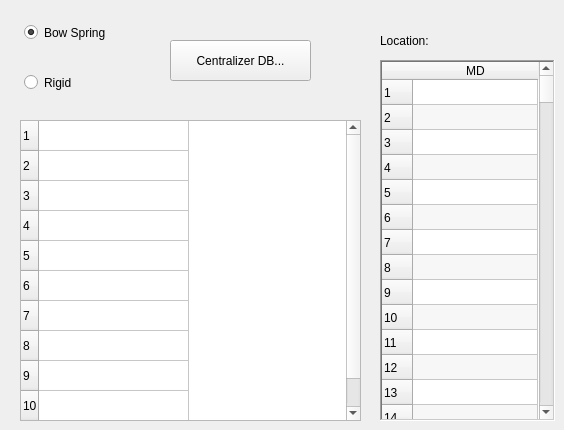
         <widget class="QWidget" name="tab_A">
          <attribute name="title">
           <string>A</string>
          </attribute>
          <widget class="QRadioButton" name="s3BowSpringCentralizer_radioButton_A">
           <property name="geometry">
            <rect>
             <x>24</x>
             <y>20</y>
             <width>109</width>
             <height>25</height>
            </rect>
           </property>
           <property name="text">
            <string>Bow Spring</string>
           </property>
           <property name="checked">
            <bool>true</bool>
           </property>
          </widget>
          <widget class="QRadioButton" name="s3RigidCentralizer_radioButton_A">
           <property name="geometry">
            <rect>
             <x>24</x>
             <y>70</y>
             <width>64</width>
             <height>25</height>
            </rect>
           </property>
           <property name="text">
            <string>Rigid</string>
           </property>
          </widget>
          <widget class="QTableWidget" name="s3CentralizerProperties_tableWidget_A">
           <property name="geometry">
            <rect>
             <x>20</x>
             <y>120</y>
             <width>341</width>
             <height>301</height>
            </rect>
           </property>
           <property name="focusPolicy">
            <enum>Qt::WheelFocus</enum>
           </property>
           <property name="rowCount">
            <number>10</number>
           </property>
           <property name="columnCount">
            <number>1</number>
           </property>
           <attribute name="horizontalHeaderVisible">
            <bool>false</bool>
           </attribute>
           <attribute name="horizontalHeaderDefaultSectionSize">
            <number>150</number>
           </attribute>
           <attribute name="horizontalHeaderMinimumSectionSize">
            <number>120</number>
           </attribute>
           <attribute name="verticalHeaderDefaultSectionSize">
            <number>30</number>
           </attribute>
           <attribute name="verticalHeaderMinimumSectionSize">
            <number>28</number>
           </attribute>
           <row/>
           <row/>
           <row/>
           <row/>
           <row/>
           <row/>
           <row/>
           <row/>
           <row/>
           <row/>
           <column/>
          </widget>
          <widget class="QLabel" name="s3Location_label_A">
           <property name="geometry">
            <rect>
             <x>380</x>
             <y>30</y>
             <width>71</width>
             <height>21</height>
            </rect>
           </property>
           <property name="text">
            <string>Location:</string>
           </property>
          </widget>
          <widget class="QTableWidget" name="s3CentralizerRunningForce_tableWidget_A">
           <property name="enabled">
            <bool>false</bool>
           </property>
           <property name="geometry">
            <rect>
             <x>50</x>
             <y>210</y>
             <width>293</width>
             <height>158</height>
            </rect>
           </property>
           <property name="font">
            <font>
             <pointsize>9</pointsize>
            </font>
           </property>
           <property name="styleSheet">
            <string notr="true"/>
           </property>
           <property name="frameShape">
            <enum>QFrame::WinPanel</enum>
           </property>
           <property name="alternatingRowColors">
            <bool>true</bool>
           </property>
           <property name="rowCount">
            <number>10</number>
           </property>
           <attribute name="horizontalHeaderDefaultSectionSize">
            <number>120</number>
           </attribute>
           <attribute name="horizontalHeaderMinimumSectionSize">
            <number>100</number>
           </attribute>
           <attribute name="verticalHeaderDefaultSectionSize">
            <number>25</number>
           </attribute>
           <row/>
           <row/>
           <row/>
           <row/>
           <row/>
           <row/>
           <row/>
           <row/>
           <row/>
           <row/>
           <column>
            <property name="text">
             <string>Hole ID</string>
            </property>
           </column>
           <column>
            <property name="text">
             <string>Running F.</string>
            </property>
           </column>
          </widget>
          <widget class="QPushButton" name="s3CentralizerDB_pushButton_A">
           <property name="geometry">
            <rect>
             <x>170</x>
             <y>40</y>
             <width>141</width>
             <height>41</height>
            </rect>
           </property>
           <property name="text">
            <string>Centralizer DB...</string>
           </property>
          </widget>
          <widget class="QTableWidget" name="s3CentralizerLocation_tableWidget_A">
           <property name="geometry">
            <rect>
             <x>380</x>
             <y>60</y>
             <width>175</width>
             <height>361</height>
            </rect>
           </property>
           <property name="font">
            <font>
             <pointsize>9</pointsize>
            </font>
           </property>
           <property name="styleSheet">
            <string notr="true"/>
           </property>
           <property name="frameShape">
            <enum>QFrame::WinPanel</enum>
           </property>
           <property name="alternatingRowColors">
            <bool>true</bool>
           </property>
           <property name="rowCount">
            <number>1000</number>
           </property>
           <attribute name="horizontalHeaderDefaultSectionSize">
            <number>125</number>
           </attribute>
           <attribute name="verticalHeaderDefaultSectionSize">
            <number>25</number>
           </attribute>
           <row/>
           <row/>
           <row/>
           <row/>
           <row/>
           <row/>
           <row/>
           <row/>
           <row/>
           <row/>
           <row/>
           <row/>
           <row/>
           <row/>
           <row/>
           <row/>
           <row/>
           <row/>
           <row/>
           <row/>
           <row/>
           <row/>
           <row/>
           <row/>
           <row/>
           <row/>
           <row/>
           <row/>
           <row/>
           <row/>
           <row/>
           <row/>
           <row/>
           <row/>
           <row/>
           <row/>
           <row/>
           <row/>
           <row/>
           <row/>
           <row/>
           <row/>
           <row/>
           <row/>
           <row/>
           <row/>
           <row/>
           <row/>
           <row/>
           <row/>
           <row/>
           <row/>
           <row/>
           <row/>
           <row/>
           <row/>
           <row/>
           <row/>
           <row/>
           <row/>
           <row/>
           <row/>
           <row/>
           <row/>
           <row/>
           <row/>
           <row/>
           <row/>
           <row/>
           <row/>
           <row/>
           <row/>
           <row/>
           <row/>
           <row/>
           <row/>
           <row/>
           <row/>
           <row/>
           <row/>
           <row/>
           <row/>
           <row/>
           <row/>
           <row/>
           <row/>
           <row/>
           <row/>
           <row/>
           <row/>
           <row/>
           <row/>
           <row/>
           <row/>
           <row/>
           <row/>
           <row/>
           <row/>
           <row/>
           <row/>
           <row/>
           <row/>
           <row/>
           <row/>
           <row/>
           <row/>
           <row/>
           <row/>
           <row/>
           <row/>
           <row/>
           <row/>
           <row/>
           <row/>
           <row/>
           <row/>
           <row/>
           <row/>
           <row/>
           <row/>
           <row/>
           <row/>
           <row/>
           <row/>
           <row/>
           <row/>
           <row/>
           <row/>
           <row/>
           <row/>
           <row/>
           <row/>
           <row/>
           <row/>
           <row/>
           <row/>
           <row/>
           <row/>
           <row/>
           <row/>
           <row/>
           <row/>
           <row/>
           <row/>
           <row/>
           <row/>
           <row/>
           <row/>
           <row/>
           <row/>
           <row/>
           <row/>
           <row/>
           <row/>
           <row/>
           <row/>
           <row/>
           <row/>
           <row/>
           <row/>
           <row/>
           <row/>
           <row/>
           <row/>
           <row/>
           <row/>
           <row/>
           <row/>
           <row/>
           <row/>
           <row/>
           <row/>
           <row/>
           <row/>
           <row/>
           <row/>
           <row/>
           <row/>
           <row/>
           <row/>
           <row/>
           <row/>
           <row/>
           <row/>
           <row/>
           <row/>
           <row/>
           <row/>
           <row/>
           <row/>
           <row/>
           <row/>
           <row/>
           <row/>
           <row/>
           <row/>
           <row/>
           <row/>
           <row/>
           <row/>
           <row/>
           <row/>
           <row/>
           <row/>
           <row/>
           <row/>
           <row/>
           <row/>
           <row/>
           <row/>
           <row/>
           <row/>
           <row/>
           <row/>
           <row/>
           <row/>
           <row/>
           <row/>
           <row/>
           <row/>
           <row/>
           <row/>
           <row/>
           <row/>
           <row/>
           <row/>
           <row/>
           <row/>
           <row/>
           <row/>
           <row/>
           <row/>
           <row/>
           <row/>
           <row/>
           <row/>
           <row/>
           <row/>
           <row/>
           <row/>
           <row/>
           <row/>
           <row/>
           <row/>
           <row/>
           <row/>
           <row/>
           <row/>
           <row/>
           <row/>
           <row/>
           <row/>
           <row/>
           <row/>
           <row/>
           <row/>
           <row/>
           <row/>
           <row/>
           <row/>
           <row/>
           <row/>
           <row/>
           <row/>
           <row/>
           <row/>
           <row/>
           <row/>
           <row/>
           <row/>
           <row/>
           <row/>
           <row/>
           <row/>
           <row/>
           <row/>
           <row/>
           <row/>
           <row/>
           <row/>
           <row/>
           <row/>
           <row/>
           <row/>
           <row/>
           <row/>
           <row/>
           <row/>
           <row/>
           <row/>
           <row/>
           <row/>
           <row/>
           <row/>
           <row/>
           <row/>
           <row/>
           <row/>
           <row/>
           <row/>
           <row/>
           <row/>
           <row/>
           <row/>
           <row/>
           <row/>
           <row/>
           <row/>
           <row/>
           <row/>
           <row/>
           <row/>
           <row/>
           <row/>
           <row/>
           <row/>
           <row/>
           <row/>
           <row/>
           <row/>
           <row/>
           <row/>
           <row/>
           <row/>
           <row/>
           <row/>
           <row/>
           <row/>
           <row/>
           <row/>
           <row/>
           <row/>
           <row/>
           <row/>
           <row/>
           <row/>
           <row/>
           <row/>
           <row/>
           <row/>
           <row/>
           <row/>
           <row/>
           <row/>
           <row/>
           <row/>
           <row/>
           <row/>
           <row/>
           <row/>
           <row/>
           <row/>
           <row/>
           <row/>
           <row/>
           <row/>
           <row/>
           <row/>
           <row/>
           <row/>
           <row/>
           <row/>
           <row/>
           <row/>
           <row/>
           <row/>
           <row/>
           <row/>
           <row/>
           <row/>
           <row/>
           <row/>
           <row/>
           <row/>
           <row/>
           <row/>
           <row/>
           <row/>
           <row/>
           <row/>
           <row/>
           <row/>
           <row/>
           <row/>
           <row/>
           <row/>
           <row/>
           <row/>
           <row/>
           <row/>
           <row/>
           <row/>
           <row/>
           <row/>
           <row/>
           <row/>
           <row/>
           <row/>
           <row/>
           <row/>
           <row/>
           <row/>
           <row/>
           <row/>
           <row/>
           <row/>
           <row/>
           <row/>
           <row/>
           <row/>
           <row/>
           <row/>
           <row/>
           <row/>
           <row/>
           <row/>
           <row/>
           <row/>
           <row/>
           <row/>
           <row/>
           <row/>
           <row/>
           <row/>
           <row/>
           <row/>
           <row/>
           <row/>
           <row/>
           <row/>
           <row/>
           <row/>
           <row/>
           <row/>
           <row/>
           <row/>
           <row/>
           <row/>
           <row/>
           <row/>
           <row/>
           <row/>
           <row/>
           <row/>
           <row/>
           <row/>
           <row/>
           <row/>
           <row/>
           <row/>
           <row/>
           <row/>
           <row/>
           <row/>
           <row/>
           <row/>
           <row/>
           <row/>
           <row/>
           <row/>
           <row/>
           <row/>
           <row/>
           <row/>
           <row/>
           <row/>
           <row/>
           <row/>
           <row/>
           <row/>
           <row/>
           <row/>
           <row/>
           <row/>
           <row/>
           <row/>
           <row/>
           <row/>
           <row/>
           <row/>
           <row/>
           <row/>
           <row/>
           <row/>
           <row/>
           <row/>
           <row/>
           <row/>
           <row/>
           <row/>
           <row/>
           <row/>
           <row/>
           <row/>
           <row/>
           <row/>
           <row/>
           <row/>
           <row/>
           <row/>
           <row/>
           <row/>
           <row/>
           <row/>
           <row/>
           <row/>
           <row/>
           <row/>
           <row/>
           <row/>
           <row/>
           <row/>
           <row/>
           <row/>
           <row/>
           <row/>
           <row/>
           <row/>
           <row/>
           <row/>
           <row/>
           <row/>
           <row/>
           <row/>
           <row/>
           <row/>
           <row/>
           <row/>
           <row/>
           <row/>
           <row/>
           <row/>
           <row/>
           <row/>
           <row/>
           <row/>
           <row/>
           <row/>
           <row/>
           <row/>
           <row/>
           <row/>
           <row/>
           <row/>
           <row/>
           <row/>
           <row/>
           <row/>
           <row/>
           <row/>
           <row/>
           <row/>
           <row/>
           <row/>
           <row/>
           <row/>
           <row/>
           <row/>
           <row/>
           <row/>
           <row/>
           <row/>
           <row/>
           <row/>
           <row/>
           <row/>
           <row/>
           <row/>
           <row/>
           <row/>
           <row/>
           <row/>
           <row/>
           <row/>
           <row/>
           <row/>
           <row/>
           <row/>
           <row/>
           <row/>
           <row/>
           <row/>
           <row/>
           <row/>
           <row/>
           <row/>
           <row/>
           <row/>
           <row/>
           <row/>
           <row/>
           <row/>
           <row/>
           <row/>
           <row/>
           <row/>
           <row/>
           <row/>
           <row/>
           <row/>
           <row/>
           <row/>
           <row/>
           <row/>
           <row/>
           <row/>
           <row/>
           <row/>
           <row/>
           <row/>
           <row/>
           <row/>
           <row/>
           <row/>
           <row/>
           <row/>
           <row/>
           <row/>
           <row/>
           <row/>
           <row/>
           <row/>
           <row/>
           <row/>
           <row/>
           <row/>
           <row/>
           <row/>
           <row/>
           <row/>
           <row/>
           <row/>
           <row/>
           <row/>
           <row/>
           <row/>
           <row/>
           <row/>
           <row/>
           <row/>
           <row/>
           <row/>
           <row/>
           <row/>
           <row/>
           <row/>
           <row/>
           <row/>
           <row/>
           <row/>
           <row/>
           <row/>
           <row/>
           <row/>
           <row/>
           <row/>
           <row/>
           <row/>
           <row/>
           <row/>
           <row/>
           <row/>
           <row/>
           <row/>
           <row/>
           <row/>
           <row/>
           <row/>
           <row/>
           <row/>
           <row/>
           <row/>
           <row/>
           <row/>
           <row/>
           <row/>
           <row/>
           <row/>
           <row/>
           <row/>
           <row/>
           <row/>
           <row/>
           <row/>
           <row/>
           <row/>
           <row/>
           <row/>
           <row/>
           <row/>
           <row/>
           <row/>
           <row/>
           <row/>
           <row/>
           <row/>
           <row/>
           <row/>
           <row/>
           <row/>
           <row/>
           <row/>
           <row/>
           <row/>
           <row/>
           <row/>
           <row/>
           <row/>
           <row/>
           <row/>
           <row/>
           <row/>
           <row/>
           <row/>
           <row/>
           <row/>
           <row/>
           <row/>
           <row/>
           <row/>
           <row/>
           <row/>
           <row/>
           <row/>
           <row/>
           <row/>
           <row/>
           <row/>
           <row/>
           <row/>
           <row/>
           <row/>
           <row/>
           <row/>
           <row/>
           <row/>
           <row/>
           <row/>
           <row/>
           <row/>
           <row/>
           <row/>
           <row/>
           <row/>
           <row/>
           <row/>
           <row/>
           <row/>
           <row/>
           <row/>
           <row/>
           <row/>
           <row/>
           <row/>
           <row/>
           <row/>
           <row/>
           <row/>
           <row/>
           <row/>
           <row/>
           <row/>
           <row/>
           <row/>
           <row/>
           <row/>
           <row/>
           <row/>
           <row/>
           <row/>
           <row/>
           <row/>
           <row/>
           <row/>
           <row/>
           <row/>
           <row/>
           <row/>
           <row/>
           <row/>
           <row/>
           <row/>
           <row/>
           <row/>
           <row/>
           <row/>
           <row/>
           <row/>
           <row/>
           <row/>
           <row/>
           <row/>
           <row/>
           <row/>
           <row/>
           <row/>
           <row/>
           <row/>
           <row/>
           <row/>
           <row/>
           <row/>
           <row/>
           <row/>
           <row/>
           <row/>
           <row/>
           <row/>
           <row/>
           <row/>
           <row/>
           <row/>
           <row/>
           <row/>
           <row/>
           <row/>
           <row/>
           <row/>
           <row/>
           <row/>
           <row/>
           <row/>
           <row/>
           <row/>
           <row/>
           <row/>
           <row/>
           <row/>
           <row/>
           <row/>
           <row/>
           <row/>
           <row/>
           <row/>
           <row/>
           <row/>
           <row/>
           <row/>
           <row/>
           <row/>
           <row/>
           <row/>
           <row/>
           <row/>
           <row/>
           <row/>
           <row/>
           <row/>
           <row/>
           <row/>
           <row/>
           <row/>
           <row/>
           <row/>
           <row/>
           <row/>
           <row/>
           <row/>
           <row/>
           <row/>
           <row/>
           <row/>
           <row/>
           <row/>
           <row/>
           <row/>
           <row/>
           <row/>
           <row/>
           <row/>
           <row/>
           <row/>
           <row/>
           <row/>
           <row/>
           <row/>
           <row/>
           <row/>
           <row/>
           <row/>
           <row/>
           <row/>
           <row/>
           <row/>
           <row/>
           <row/>
           <row/>
           <row/>
           <row/>
           <row/>
           <row/>
           <row/>
           <row/>
           <row/>
           <row/>
           <row/>
           <row/>
           <row/>
           <row/>
           <row/>
           <row/>
           <row/>
           <row/>
           <row/>
           <row/>
           <row/>
           <row/>
           <row/>
           <row/>
           <row/>
           <row/>
           <row/>
           <row/>
           <row/>
           <row/>
           <row/>
           <row/>
           <row/>
           <row/>
           <row/>
           <row/>
           <row/>
           <row/>
           <row/>
           <row/>
           <row/>
           <row/>
           <row/>
           <row/>
           <row/>
           <row/>
           <row/>
           <row/>
           <row/>
           <row/>
           <row/>
           <row/>
           <row/>
           <row/>
           <row/>
           <row/>
           <row/>
           <row/>
           <row/>
           <row/>
           <row/>
           <row/>
           <row/>
           <row/>
           <row/>
           <row/>
           <row/>
           <row/>
           <row/>
           <row/>
           <row/>
           <row/>
           <row/>
           <row/>
           <row/>
           <row/>
           <row/>
           <row/>
           <row/>
           <row/>
           <row/>
           <row/>
           <row/>
           <row/>
           <row/>
           <row/>
           <row/>
           <row/>
           <row/>
           <row/>
           <row/>
           <row/>
           <row/>
           <row/>
           <row/>
           <row/>
           <row/>
           <row/>
           <row/>
           <row/>
           <row/>
           <row/>
           <row/>
           <row/>
           <row/>
           <row/>
           <row/>
           <row/>
           <row/>
           <row/>
           <row/>
           <row/>
           <row/>
           <row/>
           <row/>
           <column>
            <property name="text">
             <string>MD</string>
            </property>
           </column>
          </widget>
          <zorder>s3CentralizerRunningForce_tableWidget_A</zorder>
          <zorder>s3BowSpringCentralizer_radioButton_A</zorder>
          <zorder>s3RigidCentralizer_radioButton_A</zorder>
          <zorder>s3CentralizerProperties_tableWidget_A</zorder>
          <zorder>s3Location_label_A</zorder>
          <zorder>s3CentralizerDB_pushButton_A</zorder>
          <zorder>s3CentralizerLocation_tableWidget_A</zorder>
         </widget>
